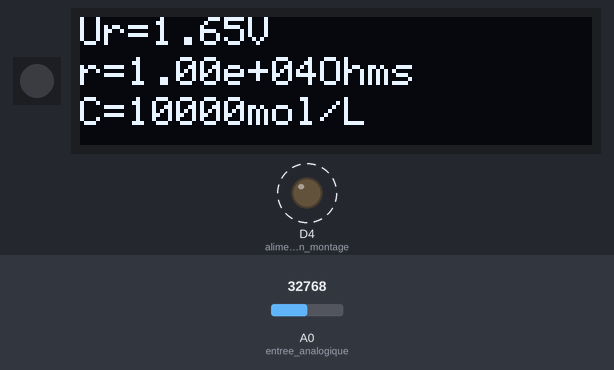
This program was run on a simulated CircuitPython board. Shown: 1 RGB LEDs in strip order, left to right, 128×32 one-colour display, output pins drawn as LEDs (lit = HIGH). Dashed ring = blinking. The test bench sets the inputs (shaded band); at power-on: A0 (entree_analogique) = 32768 (analog values on the 0–65535 scale). Library files of the repository ran but are not shown: utilities.py; what the program prints to the serial console is not drawn.

Above: at 2.2 s.
2.3 s: A0 (entree_analogique) set to 0
At 3.5 s:
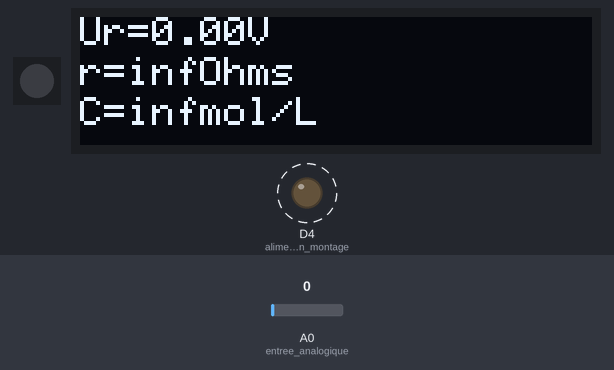
4.6 s: A0 (entree_analogique) set to 7864
At 5.68 s:
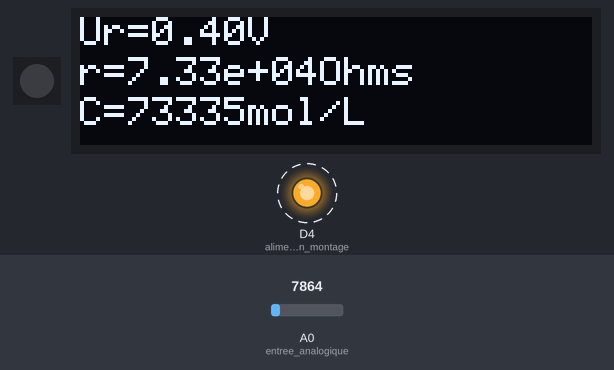
6.6 s: A0 (entree_analogique) set to 19660
At 8.1 s:
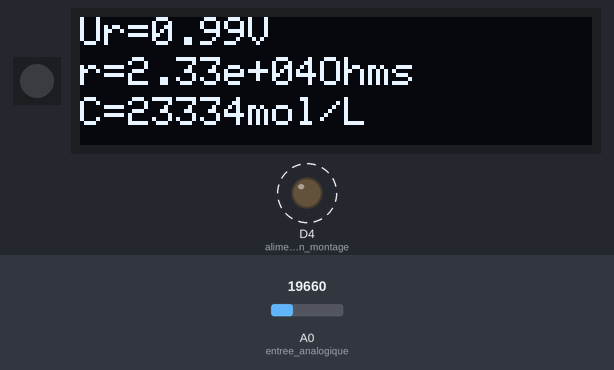
Timing chart, 0 to 14.6 s (numbered marks = the images above; inputs shaded):
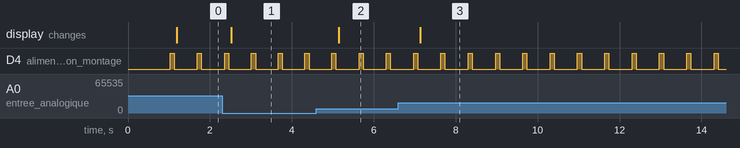

The program:

TP_conductance_solution.py
```python
# ----------------------------------------------------------------------
#
#   TP dosage par étalonnage par conductance
#
#   Idée : Jérôme Leboeuf (Lycée St Exupéry - Marseille)
#   Programme : Olivier Boesch (Lycée St Exupéry - Marseille)
#
#       (c) 2020
#
# ----------------------------------------------------------------------
import board
from analogio import AnalogIn
from digitalio import DigitalInOut, Direction
import time
from utilities import Notification

# ------------ parametres (pour le professeur) ----------
broche_entree = board.A0  # broche d'entree pour le conductimètre
broche_alimentation = board.D4  # broche d'alimentation
# -------------------------------------------------------

# ######### PARAMETRE DE LA RESISTANCE DE PONT #######
Rpont = 10000  # Ohm - résistance du pont


# ####################################################


# ################## MODELE A MODIFIER PAR L'ELEVE ###########################
def calcul_concentration(g):
    """paramètres :
        g : conductance de la solution en siemens (S)
       retourne :
        la valeur de la concentration de cette solurion"""
    C = 1.0 * r + 0.0
    return C


# ############################################################################

# ----- Setup

# configuration de l'entrée analogique
entree_analogique = AnalogIn(broche_entree)
# configuration de l'alimentation du montage
alimentation_montage = DigitalInOut(broche_alimentation)
alimentation_montage.direction = Direction.OUTPUT
# config des notifications
notif = Notification()
# show logo at startup
notif.oled_logo('mep_logo.bin')
time.sleep(1)

# ----- Boucle
while True:
    # Alimenter le montage
    alimentation_montage.value = True
    # attendre la stabilisation (0.1s)
    time.sleep(0.1)
    # récupérer la valeur de l'entrée (16bits) et calculer la tension à l'entrée analogique
    tension = entree_analogique.value * 3.3 / 65535
    # Arrêter d'alimenter le montage
    alimentation_montage.value = False
    # calculer la résistance de la solution
    if tension < 0.0005:
        r = float('inf')
    else:
        r = Rpont * (3.3 / tension - 1.0)
    # calculer la conductance
    if r < 0.0005:
        g = float('inf')
    else:
        g = 1 / r
    # calculer la concentration par le modèle C=f(g)
    concentration = calcul_concentration(g)
    # afficher la mesure
    notif.notify(text='Ur={:3.2f}V\nr={:3.2e}Ohms\nC={:3.0f}mol/L'.format(tension, r, concentration))
    # attendre 0.5s
    time.sleep(0.5)
```

Measured:
- after the input at 2.3 s, the display: changes after 0.21 s (image 1)
- after the input at 4.6 s, the display: changes after 0.54 s (image 2)
- after the input at 6.6 s, the display: changes after 0.54 s (image 3)
- by itself, D4 (alimentation_montage): alternates HIGH for 0.10 s and LOW for 0.57 s
